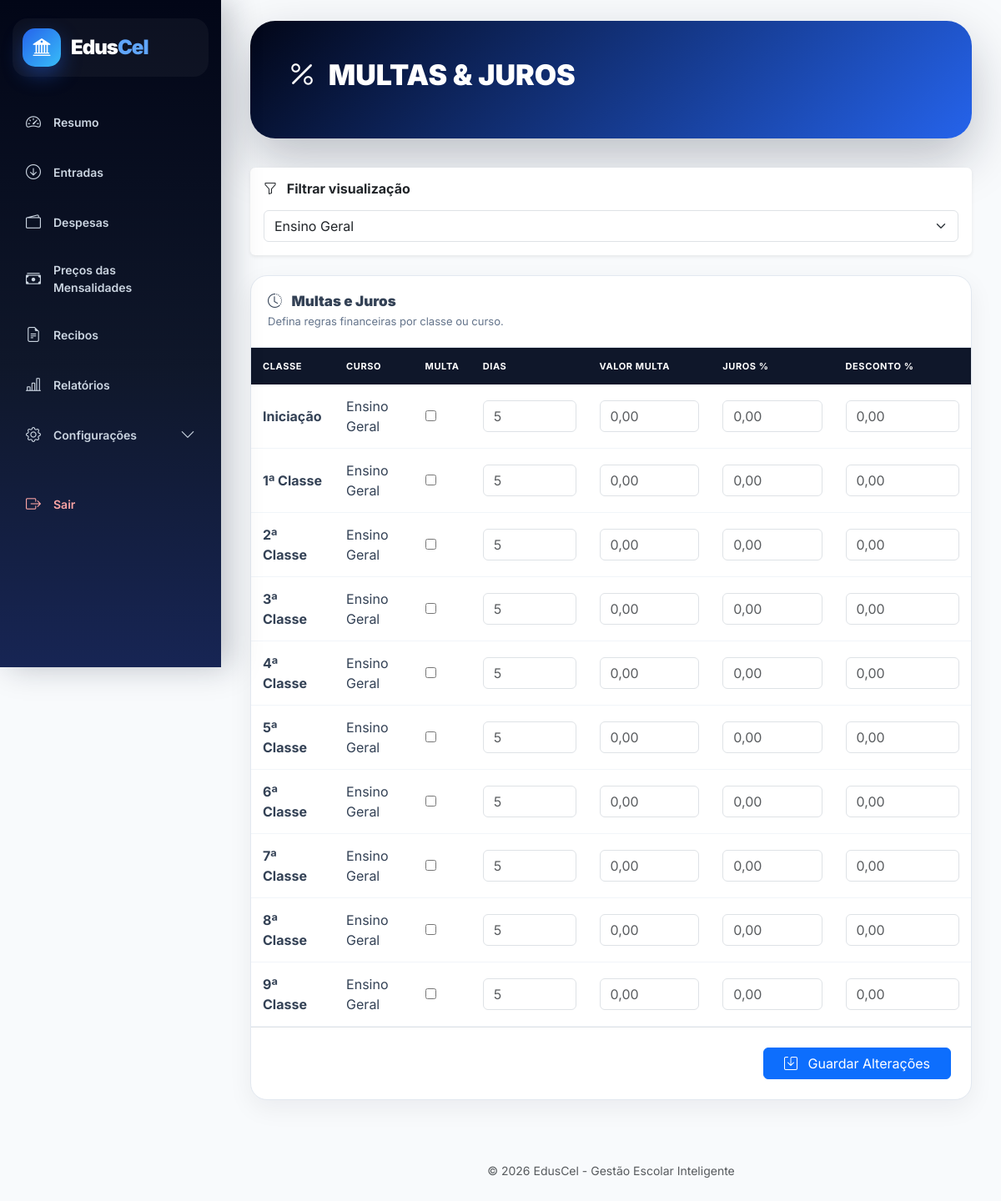
/financeiro/multas-juros/ (signed in), run on the app's committed database.
### academic/models.py (models this page shows, shortened)
class ConfiguracaoMensalidade(models.Model):
    CLASSES = [
        ("0", "Iniciação"),
        ("1", "1ª Classe"),
        ("2", "2ª Classe"),
        ("3", "3ª Classe"),
        ("4", "4ª Classe"),
        ("5", "5ª Classe"),
        ("6", "6ª Classe"),
        ("7", "7ª Classe"),
        ("8", "8ª Classe"),
        ("9", "9ª Classe"),
        ("10", "10ª Classe"),
        ("11", "11ª Classe"),
        ("12", "12ª Classe"),
        ("13", "13ª Classe"),
    ]
    escola = models.ForeignKey(
        Escola,
        on_delete=models.CASCADE,
        related_name="configuracoes_mensalidades"
    )
    curso = models.ForeignKey(
        "Curso",
        on_delete=models.SET_NULL,
        null=True,
        blank=True,
        related_name="configuracoes_mensalidades",
        verbose_name="Curso"
    )
    classe = models.CharField(
        max_length=10,
        choices=CLASSES,
        verbose_name="Classe"
    )
    ordem = models.PositiveIntegerField(
        default=0
    )
    valor = models.DecimalField(
        max_digits=10,
        decimal_places=2,
        default=0
    )
    dia_vencimento = models.PositiveIntegerField(
        default=10
    )
    aplicar_multa = models.BooleanField(
        default=False
    )
    dias_tolerancia = models.PositiveIntegerField(
        default=5
    )
    valor_multa = models.DecimalField(
        max_digits=10,
        decimal_places=2,
        default=0
    )
    percentual_juros = models.DecimalField(
        max_digits=5,
        decimal_places=2,
        default=0
    )
    percentual_desconto = models.DecimalField(
        max_digits=5,
        decimal_places=2,
        default=0
    )
    ativo = models.BooleanField(
        default=True
    )
    observacao = models.TextField(
        blank=True,
        null=True
    )
    criado_em = models.DateTimeField(
        auto_now_add=True
    )
    atualizado_em = models.DateTimeField(
        auto_now=True
    )
    class Meta:
        verbose_name = (
            "Configuração de Mensalidade"
        )
        verbose_name_plural = (
            "Configurações de Mensalidades"
        )
        ordering = [
            "ordem",
            "classe",
            "curso__nome"
        ]
        constraints = [
            models.UniqueConstraint(
                fields=[
                    "escola",
                    "curso",
                    "classe"
                ],
                name=
                "unique_config_mensalidade_escola_curso_classe"
            )
        ]

### core/views.py (the view, shortened to what this page needs)
# urls.py: path("financeiro/multas-juros/", views.multas_juros_financeiro, name="multas_juros_financeiro"),
@login_required
def multas_juros_financeiro(request):
    permissoes = [
        "FINANCEIRO",
        "DIRETOR",
        "DIRETOR_PEDAGOGICO",
    ]
    if request.user.role not in permissoes:
        return redirect("dashboard")
    escola = request.user.escola
    if not escola:
        messages.error(
            request,
            "Utilizador sem escola associada."
        )
        return redirect("dashboard")
    cursos = (
        Curso.objects
        .filter(
            escola=escola
        )
        .order_by(
            "nome"
        )
    )
    configuracoes = (
        ConfiguracaoMensalidade.objects
        .filter(
            escola=escola
        )
        .select_related(
            "curso"
        )
        .order_by(
            "classe",
            "curso__nome"
        )
    )
    context = {
        "configuracoes":
            configuracoes,
        "cursos":
            cursos,
    }
    return render(
        request,
        "financeiro/multas_juros.html",
        context
    )

### core/templates/financeiro/multas_juros.html (shortened to what this page needs)
{% extends "base_financeiro.html" %}
{% block content %}
<div class="receipt-hero">
    <h1>
        <i class="bi bi-percent me-2"></i>
        MULTAS & JUROS
    </h1>
</div>
<div class="card mb-4 border-0 shadow-sm">
<div class="card-body">
<h6 class="fw-bold mb-3">
<i class="bi bi-funnel me-2"></i>
Filtrar visualização
</h6>
<select
id="filtroCurso"
class="form-select"
>
<option value="geral">
Ensino Geral
</option>
</select>
</div>
</div>
<form method="post">
<div class="table-container">
<div class="header">
<h5>
<i class="bi bi-clock-history me-2"></i>
Multas e Juros
</h5>
<p>
Defina regras financeiras por classe ou curso.
</p>
</div>
<div class="table-responsive">
<table class="table align-middle mb-0">
<thead>
<tr>
<th>
Classe
</th>
<th>
Curso
</th>
<th>
Multa
</th>
<th>
Dias
</th>
<th>
Valor Multa
</th>
<th>
Juros %
</th>
<th>
Desconto %
</th>
</tr>
</thead>
<tbody>
{% for item in configuracoes %}
<tr
data-curso="{% if item.curso %}{{ item.curso.id }}{% else %}geral{% endif %}"
data-tipo="{% if item.curso %}curso{% else %}geral{% endif %}"
>
<td>
<strong>
{{item.get_classe_display}}
</strong>
</td>
<td>
{% if item.curso %}
{{item.curso.nome}}
{% else %}
Ensino Geral
{% endif %}
</td>
<td>
<input
type="checkbox"
name="config_{{item.id}}_multa"
>
</td>
<td>
<input
class="form-control"
type="number"
name="config_{{item.id}}_tolerancia"
placeholder="{{item.dias_tolerancia}}"
>
</td>
<td>
<input
class="form-control"
type="number"
step="0.01"
name="config_{{item.id}}_valor"
placeholder="{{item.valor_multa}}"
>
</td>
<td>
<input
class="form-control"
type="number"
step="0.01"
name="config_{{item.id}}_juros"
placeholder="{{item.percentual_juros}}"
>
</td>
<td>
<input
class="form-control"
type="number"
step="0.01"
name="config_{{item.id}}_desconto"
placeholder="{{item.percentual_desconto}}"
>
</td>
</tr>
{% endfor %}
</tbody>
</table>
</div>
<div class="p-4 text-end border-top">
<button class="btn btn-primary px-4">
<i class="bi bi-save me-2"></i>
Guardar Alterações
</button>
</div>
</div>
</form>
{% endblock %}

### core/templates/base_financeiro.html (shortened to what this page needs)
<!DOCTYPE html>
<html lang="pt">
<head>
<link
href="https://cdn.jsdelivr.net/npm/bootstrap@5.3.3/dist/css/bootstrap.min.css"
rel="stylesheet">
<link
href="https://cdn.jsdelivr.net/npm/bootstrap-icons@1.11.3/font/bootstrap-icons.css"
rel="stylesheet">
</head>
<body>
<aside class="sidebar" id="sidebar">
<div class="logo-box">
<div class="logo-icon">
<i class="bi bi-bank2"></i>
</div>
<div class="logo-text">
Edus<span>Cel</span>
</div>
</div>
<ul class="menu">
<li class="menu-item">
<a href="{% url 'dashboard_financeiro' %}"
class="menu-link
">
<i class="bi bi-speedometer2"></i>
Resumo
</a>
</li>
<li class="menu-item">
<a href="{% url 'entradas_financeiro' %}"
class="menu-link
">
<i class="bi bi-arrow-down-circle"></i>
Entradas
</a>
</li>
<li class="menu-item">
<a href="{% url 'lista_despesas' %}"
class="menu-link
">
<i class="bi bi-wallet2"></i>
Despesas
</a>
</li>
<li class="menu-item">
<a href="{% url 'mensalidades_por_classe' %}"
class="menu-link
">
<i class="bi bi-cash-stack"></i>
Preços das Mensalidades
</a>
</li>
<li class="menu-item">
<a href="{% url 'recibos_financeiro' %}"
class="menu-link
">
<i class="bi bi-file-earmark-text"></i>
Recibos
</a>
</li>
<li class="menu-item">
<a href="{% url 'relatorios_financeiro' %}"
class="menu-link
">
<i class="bi bi-bar-chart-line"></i>
Relatórios
</a>
</li>
<li class="menu-item">
<a class="menu-link"
data-bs-toggle="collapse"
href="#configFinanceiro">
<i class="bi bi-gear"></i>
Configurações
<i class="bi bi-chevron-down ms-auto"></i>
</a>
</li>
<li class="menu-item logout">
<a href="{% url 'logout' %}"
class="menu-link">
<i class="bi bi-box-arrow-right"></i>
Sair
</a>
</li>
</ul>
</aside>
<main class="main">
<div class="content-area">
{% block content %}
{% endblock %}
</div>
<footer class="text-center py-4 mt-5">
<span class="text-muted small">
© <span id="anoAtual"></span>
EdusCel - Gestão Escolar Inteligente
</span>
</footer>
</main>
</body>
</html>

### core/templates/base_financeiro.html (style rules this page uses)
:root { --primary:#2563eb; --primary-dark:#1d4ed8; --primary-soft:#60a5fa; --dark:#0f172a; --dark-2:#1e293b; --background:#f8fafc; --white:#ffffff; --text:#334155; --muted:#64748b; --border:#e2e8f0; --success:#16a34a; --danger:#dc2626; }
* { margin:0; padding:0; box-sizing:border-box; }
html { scroll-behavior:smooth; }
body { font-family:'Inter',sans-serif; background:var(--background); color:var(--text); overflow-x:hidden; }
a { text-decoration:none; }
.sidebar { position:fixed; top:0; left:0; width:265px; height:100vh; background: linear-gradient( 180deg, #020617, #0f172a 55%, #172554 ); padding:22px 15px; z-index:2000; overflow-y:auto; box-shadow: 10px 0 35px rgba(15,23,42,.25); transition:.35s ease; }
.logo-box { display:flex; align-items:center; gap:12px; padding:12px; margin-bottom:28px; background: rgba(255,255,255,.04); border-radius:18px; }
.logo-icon { width:46px; height:46px; border-radius:15px; display:flex; align-items:center; justify-content:center; background: linear-gradient( 135deg, #2563eb, #38bdf8 ); color:white; font-size:21px; box-shadow: 0 10px 25px rgba(37,99,235,.4); }
.logo-text { color:white; font-size:24px; font-weight:900; letter-spacing:-1px; }
.logo-text span { color:#60a5fa; }
.menu { list-style:none; padding:0; margin:0; }
.menu-item { margin-bottom:7px; }
.menu-link { display:flex; align-items:center; gap:13px; padding:13px 14px; border-radius:14px; color:#cbd5e1; font-size:14px; font-weight:600; transition:.25s ease; }
.menu-link i { width:22px; font-size:18px; text-align:center; }
.logout { margin-top:30px; }
.logout .menu-link { color:#fca5a5; }
.main { margin-left:265px; min-height:100vh; padding:25px 35px; transition:.3s ease; }
.content-area { animation: fadeIn .35s ease; }
.table-container { background:white; border-radius:20px; overflow:hidden; border: 1px solid var(--border); box-shadow: 0 10px 30px rgba(15,23,42,.06); }
.table-container .header { padding:20px; border-bottom: 1px solid var(--border); }
.table-container h5 { margin:0; font-size:17px; font-weight:900; }
.table-container p { margin:5px 0 0; color:var(--muted); font-size:13px; }
.table { margin:0; }
.table thead th { background:#0f172a; color:white; border:none; padding:14px; font-size:11px; text-transform:uppercase; letter-spacing:.6px; }
.table tbody td { padding:14px; vertical-align:middle; color:#334155; border-color:#f1f5f9; }
.table tbody tr { transition:.2s ease; }

### core/templates/financeiro/multas_juros.html (style rules this page uses)
.receipt-hero { background: linear-gradient( 135deg, #020617, #2563eb ); border-radius:30px; padding:45px; color:#fff; margin-bottom:35px; box-shadow: 0 25px 60px rgba(15,23,42,.25); }
.receipt-hero h1 { font-size:34px; font-weight:900; margin-bottom:10px; }

### data on the page
ConfiguracaoMensalidade: classe "Iniciação", shows "Ensino Geral", dias_tolerancia "5", valor_multa "0,00", percentual_juros "0,00", percentual_desconto "0,00"
ConfiguracaoMensalidade: classe "1ª Classe", shows "Ensino Geral", dias_tolerancia "5", valor_multa "0,00", percentual_juros "0,00", percentual_desconto "0,00"
ConfiguracaoMensalidade: classe "2ª Classe", shows "Ensino Geral", dias_tolerancia "5", valor_multa "0,00", percentual_juros "0,00", percentual_desconto "0,00"
ConfiguracaoMensalidade: classe "3ª Classe", shows "Ensino Geral", dias_tolerancia "5", valor_multa "0,00", percentual_juros "0,00", percentual_desconto "0,00"
ConfiguracaoMensalidade: classe "4ª Classe", shows "Ensino Geral", dias_tolerancia "5", valor_multa "0,00", percentual_juros "0,00", percentual_desconto "0,00"
ConfiguracaoMensalidade: classe "5ª Classe", shows "Ensino Geral", dias_tolerancia "5", valor_multa "0,00", percentual_juros "0,00", percentual_desconto "0,00"
ConfiguracaoMensalidade: classe "6ª Classe", shows "Ensino Geral", dias_tolerancia "5", valor_multa "0,00", percentual_juros "0,00", percentual_desconto "0,00"
ConfiguracaoMensalidade: classe "7ª Classe", shows "Ensino Geral", dias_tolerancia "5", valor_multa "0,00", percentual_juros "0,00", percentual_desconto "0,00"
ConfiguracaoMensalidade: classe "8ª Classe", shows "Ensino Geral", dias_tolerancia "5", valor_multa "0,00", percentual_juros "0,00", percentual_desconto "0,00"
ConfiguracaoMensalidade: classe "9ª Classe", shows "Ensino Geral", dias_tolerancia "5", valor_multa "0,00", percentual_juros "0,00", percentual_desconto "0,00"
